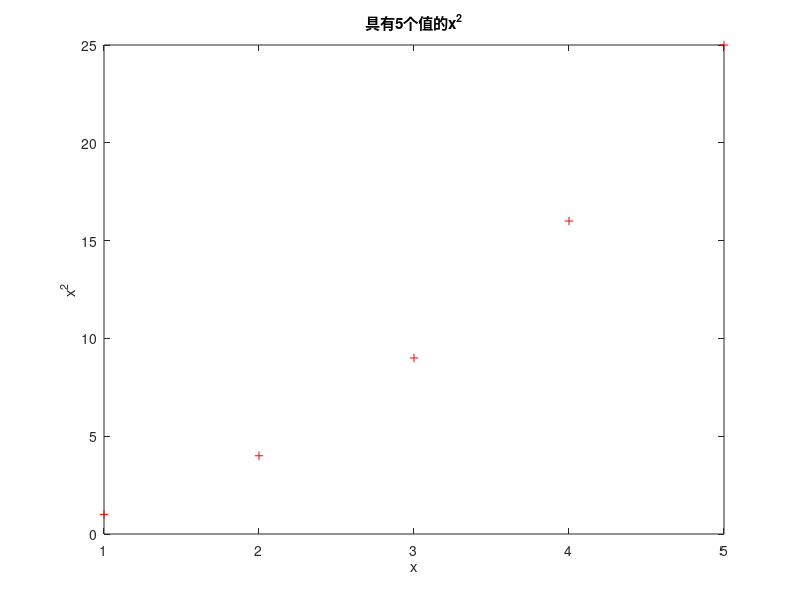

This figure's MATLAB source:
clear,clc
n = input('输入正整数n: ');
x = 1:n;
y = x.^2;
t = sprintf('具有%d个值的x^2',n);
plot(x,y,'r+')
title(t)
xlabel('x')
ylabel('x^2')